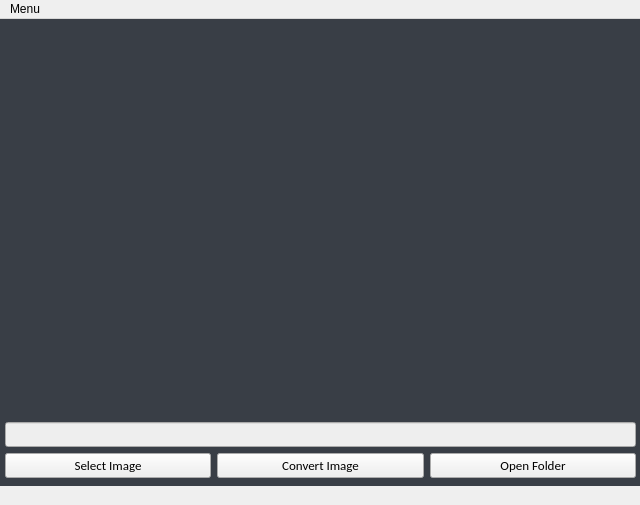
<?xml version="1.0" encoding="UTF-8"?>
<ui version="4.0">
 <class>MainWindow</class>
 <widget class="QMainWindow" name="MainWindow">
  <property name="geometry">
   <rect>
    <x>0</x>
    <y>0</y>
    <width>640</width>
    <height>505</height>
   </rect>
  </property>
  <property name="minimumSize">
   <size>
    <width>640</width>
    <height>505</height>
   </size>
  </property>
  <property name="maximumSize">
   <size>
    <width>640</width>
    <height>505</height>
   </size>
  </property>
  <property name="windowTitle">
   <string>ImageConverter - pythonexplainedto.me</string>
  </property>
  <widget class="QWidget" name="centralwidget">
   <widget class="QWidget" name="verticalLayoutWidget">
    <property name="geometry">
     <rect>
      <x>0</x>
      <y>0</y>
      <width>641</width>
      <height>464</height>
     </rect>
    </property>
    <property name="font">
     <font>
      <family>Calibri</family>
      <pointsize>10</pointsize>
     </font>
    </property>
    <layout class="QVBoxLayout" name="verticalLayout">
     <property name="leftMargin">
      <number>5</number>
     </property>
     <property name="topMargin">
      <number>5</number>
     </property>
     <property name="rightMargin">
      <number>5</number>
     </property>
     <property name="bottomMargin">
      <number>5</number>
     </property>
     <item>
      <widget class="QLabel" name="image">
       <property name="enabled">
        <bool>true</bool>
       </property>
       <property name="minimumSize">
        <size>
         <width>631</width>
         <height>390</height>
        </size>
       </property>
       <property name="font">
        <font>
         <family>Calibri</family>
         <pointsize>10</pointsize>
        </font>
       </property>
       <property name="styleSheet">
        <string notr="true">color: rgb(238, 238, 238);</string>
       </property>
       <property name="text">
        <string/>
       </property>
      </widget>
     </item>
     <item>
      <widget class="QLineEdit" name="folderLocation">
       <property name="minimumSize">
        <size>
         <width>0</width>
         <height>20</height>
        </size>
       </property>
       <property name="font">
        <font>
         <family>Calibri</family>
         <pointsize>10</pointsize>
        </font>
       </property>
       <property name="styleSheet">
        <string notr="true">background-color: rgb(238, 238, 238);</string>
       </property>
       <property name="readOnly">
        <bool>true</bool>
       </property>
      </widget>
     </item>
     <item>
      <layout class="QHBoxLayout" name="horizontalLayout">
       <property name="leftMargin">
        <number>0</number>
       </property>
       <property name="rightMargin">
        <number>0</number>
       </property>
       <item>
        <widget class="QPushButton" name="btnselectImage">
         <property name="minimumSize">
          <size>
           <width>0</width>
           <height>20</height>
          </size>
         </property>
         <property name="font">
          <font>
           <family>Calibri</family>
           <pointsize>10</pointsize>
          </font>
         </property>
         <property name="styleSheet">
          <string notr="true">gridline-color: rgb(255, 211, 105);</string>
         </property>
         <property name="text">
          <string>Select Image</string>
         </property>
        </widget>
       </item>
       <item>
        <widget class="QPushButton" name="btnconvertImage">
         <property name="minimumSize">
          <size>
           <width>0</width>
           <height>20</height>
          </size>
         </property>
         <property name="font">
          <font>
           <family>Calibri</family>
           <pointsize>10</pointsize>
          </font>
         </property>
         <property name="styleSheet">
          <string notr="true">gridline-color: rgb(255, 211, 105);</string>
         </property>
         <property name="text">
          <string>Convert Image</string>
         </property>
        </widget>
       </item>
       <item>
        <widget class="QPushButton" name="btnopenFolder">
         <property name="minimumSize">
          <size>
           <width>0</width>
           <height>20</height>
          </size>
         </property>
         <property name="font">
          <font>
           <family>Calibri</family>
           <pointsize>10</pointsize>
          </font>
         </property>
         <property name="styleSheet">
          <string notr="true">gridline-color: rgb(255, 211, 105);</string>
         </property>
         <property name="text">
          <string>Open Folder</string>
         </property>
        </widget>
       </item>
      </layout>
     </item>
    </layout>
   </widget>
   <widget class="QLabel" name="appbg">
    <property name="geometry">
     <rect>
      <x>0</x>
      <y>0</y>
      <width>640</width>
      <height>505</height>
     </rect>
    </property>
    <property name="styleSheet">
     <string notr="true">background-color: rgb(57, 62, 70);</string>
    </property>
    <property name="text">
     <string/>
    </property>
   </widget>
   <zorder>appbg</zorder>
   <zorder>verticalLayoutWidget</zorder>
  </widget>
  <widget class="QMenuBar" name="menubar">
   <property name="geometry">
    <rect>
     <x>0</x>
     <y>0</y>
     <width>640</width>
     <height>21</height>
    </rect>
   </property>
   <widget class="QMenu" name="menu">
    <property name="title">
     <string>Menu</string>
    </property>
    <addaction name="actSetting"/>
    <addaction name="actExit"/>
   </widget>
   <addaction name="menu"/>
  </widget>
  <widget class="QStatusBar" name="statusbar">
   <property name="sizeGripEnabled">
    <bool>false</bool>
   </property>
  </widget>
  <action name="actionSettings">
   <property name="text">
    <string>Settings</string>
   </property>
  </action>
  <action name="actionExit">
   <property name="text">
    <string>Exit</string>
   </property>
  </action>
  <action name="actSetting">
   <property name="text">
    <string>Settings</string>
   </property>
  </action>
  <action name="actExit">
   <property name="text">
    <string>Exit</string>
   </property>
  </action>
 </widget>
 <resources/>
 <connections/>
</ui>
